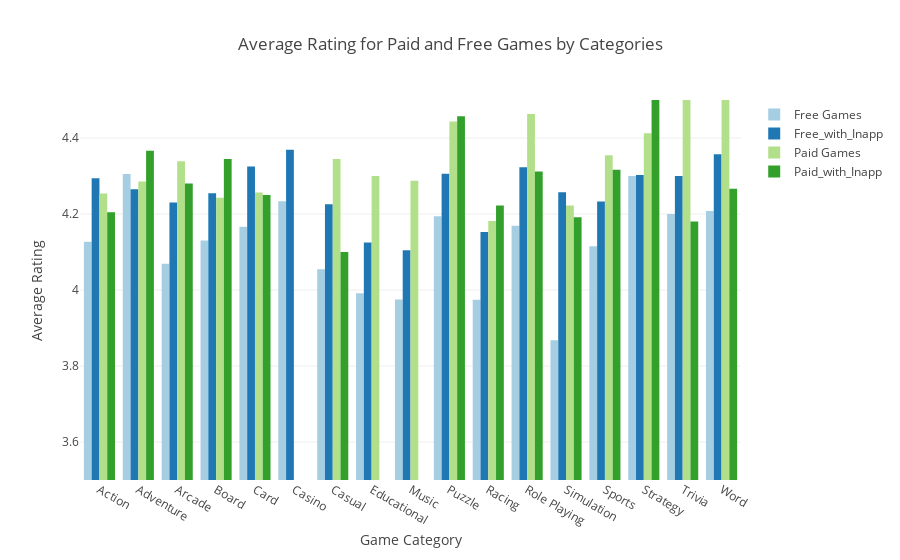

The notebook cell saved with this chart:
### Code cell
#barplots for ratings between free and paid games

free_games = go.Bar(x=freegames.index.tolist(),
                  y=freegames['mean'].values.tolist(),
                  name='Free Games',
                  marker=dict(color='rgb(166,206,227)'))

free_with_inapp = go.Bar(x=freewithinapp.index.tolist(),
                  y=freewithinapp['mean'].values.tolist(),
                  name='Free_with_Inapp',
                  marker=dict(color= 'rgb(31,120,180)'))


paid_games = go.Bar(x=paidgames.index.tolist(),
                y=paidgames['mean'].values.tolist(),
                name='Paid Games',
                marker=dict(color='rgb(178,223,138)'))


paid_with_inapp = go.Bar(x=paidwithinapp.index.tolist(),
                y=paidwithinapp['mean'].values.tolist(),
                name='Paid_with_Inapp',
                marker=dict(color= 'rgb(51,160,44)'))



data = [free_games, free_with_inapp, paid_games, paid_with_inapp]

layout = go.Layout(title="Average Rating for Paid and Free Games by Categories",
                xaxis=dict(title='Game Category'),
                yaxis=dict(title='Average Rating', range = [3.5,4.5]))

fig = go.Figure(data=data, layout=layout)

py.offline.iplot(fig)

### Figure 1 — Plotly figure (JSON) as saved in the notebook; plotly's stock layout.template omitted (floating-point values rounded to 4 significant figures)
{"data": [{"marker": {"color": "rgb(166,206,227)"}, "name": "Free Games", "type": "bar", "x": ["Action", "Adventure", "Arcade", "Board", "Card", "Casino", "Casual", "Educational", "Music", "Puzzle", "Racing", "Role Playing", "Simulation", "Sports", "Strategy", "Trivia", "Word"], "y": [4.127, 4.306, 4.069, 4.13, 4.167, 4.233, 4.054, 3.991, 3.975, 4.194, 3.974, 4.169, 3.868, 4.115, 4.3, 4.2, 4.208]}, {"marker": {"color": "rgb(31,120,180)"}, "name": "Free_with_Inapp", "type": "bar", "x": ["Action", "Adventure", "Arcade", "Board", "Card", "Casino", "Casual", "Educational", "Music", "Puzzle", "Racing", "Role Playing", "Simulation", "Sports", "Strategy", "Trivia", "Word"], "y": [4.294, 4.265, 4.23, 4.255, 4.325, 4.369, 4.226, 4.125, 4.105, 4.306, 4.153, 4.323, 4.258, 4.233, 4.302, 4.3, 4.357]}, {"marker": {"color": "rgb(178,223,138)"}, "name": "Paid Games", "type": "bar", "x": ["Action", "Adventure", "Arcade", "Board", "Card", "Casual", "Educational", "Music", "Puzzle", "Racing", "Role Playing", "Simulation", "Sports", "Strategy", "Trivia", "Word"], "y": [4.254, 4.286, 4.339, 4.243, 4.257, 4.344, 4.3, 4.287, 4.443, 4.182, 4.463, 4.223, 4.355, 4.413, 4.593, 4.6]}, {"marker": {"color": "rgb(51,160,44)"}, "name": "Paid_with_Inapp", "type": "bar", "x": ["Action", "Adventure", "Arcade", "Board", "Card", "Casual", "Puzzle", "Racing", "Role Playing", "Simulation", "Sports", "Strategy", "Trivia", "Word"], "y": [4.204, 4.367, 4.28, 4.344, 4.25, 4.1, 4.457, 4.222, 4.312, 4.192, 4.317, 4.559, 4.18, 4.267]}], "layout": {"title": "Average Rating for Paid and Free Games by Categories", "xaxis": {"title": "Game Category"}, "yaxis": {"range": [3.5, 4.5], "title": "Average Rating"}}}
